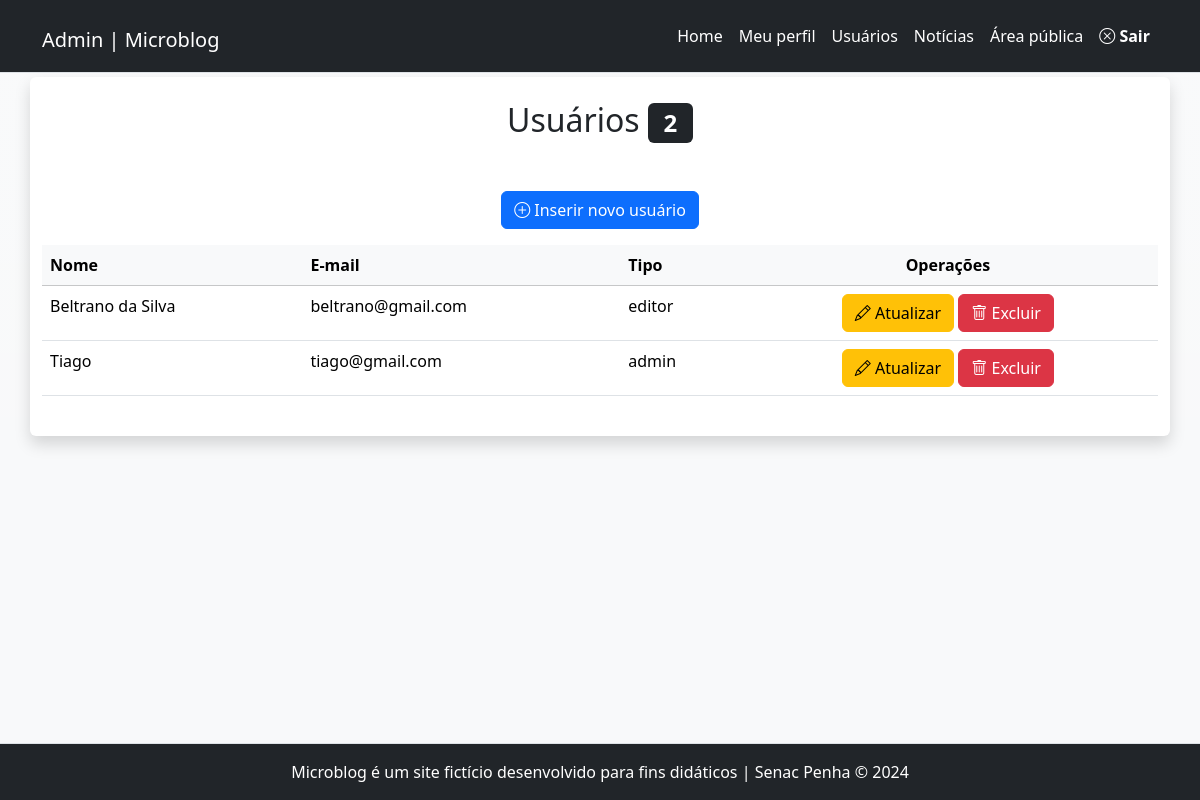
The page /admin/usuarios.php (signed in) on the database its author committed.
### tables this page shows
CREATE TABLE `usuarios` (
  `id` int(11) NOT NULL,
  `nome` varchar(45) NOT NULL,
  `email` varchar(45) NOT NULL,
  `senha` varchar(255) NOT NULL,
  `tipo` enum('admin','editor') NOT NULL
);

### inc/funcoes-usuarios.php (called while the page is built, shortened)
<?php
function lerUsuarios($conexao){
    $sql = "SELECT id, nome, tipo, email
            FROM usuarios ORDER BY nome";
    $resultado = mysqli_query($conexao, $sql)
                    or die(mysqli_error($conexao));
    return mysqli_fetch_all($resultado, MYSQLI_ASSOC);
}

### admin/usuarios.php (the view, shortened to what this page needs)
<?php
require_once "../inc/cabecalho-admin.php";
require_once "../inc/funcoes-usuarios.php";
$listaDeUsuarios = lerUsuarios($conexao);
?>
<div class="row">
	<article class="col-12 bg-white rounded shadow my-1 py-4">
		<h2 class="text-center">
		Usuários <span class="badge bg-dark">
			<?=count($listaDeUsuarios)?> </span>
		</h2>
		<p class="text-center mt-5">
			<a class="btn btn-primary" href="usuario-insere.php">
			<i class="bi bi-plus-circle"></i>
			Inserir novo usuário</a>
		</p>
		<div class="table-responsive">
			<table class="table table-hover">
				<thead class="table-light">
					<tr>
						<th>Nome</th>
						<th>E-mail</th>
						<th>Tipo</th>
						<th class="text-center">Operações</th>
					</tr>
				</thead>
				<tbody>
<?php foreach($listaDeUsuarios as $usuario) { ?>
					<tr>
						<td> <?=$usuario["nome"]?> </td>
						<td> <?=$usuario["email"]?> </td>
						<td> <?=$usuario["tipo"]?> </td>
						<td class="text-center">
							<a class="btn btn-warning"
		href="usuario-atualiza.php?id=<?=$usuario["id"]?>">
							<i class="bi bi-pencil"></i> Atualizar
							</a>
							<a class="btn btn-danger excluir"
		href="usuario-exclui.php?id=<?=$usuario["id"]?>">
							<i class="bi bi-trash"></i> Excluir
							</a>
						</td>
					</tr>
<?php } ?>
				</tbody>
			</table>
	</div>
	</article>
</div>
<?php
require_once "../inc/rodape-admin.php";
?>

### rows shown on the page
usuarios: nome "Beltrano da Silva", email "beltrano@gmail.com", tipo "editor"
usuarios: nome "Tiago", email "tiago@gmail.com", tipo "admin"

### other values the page prints
count($listaDeUsuarios) "2"
